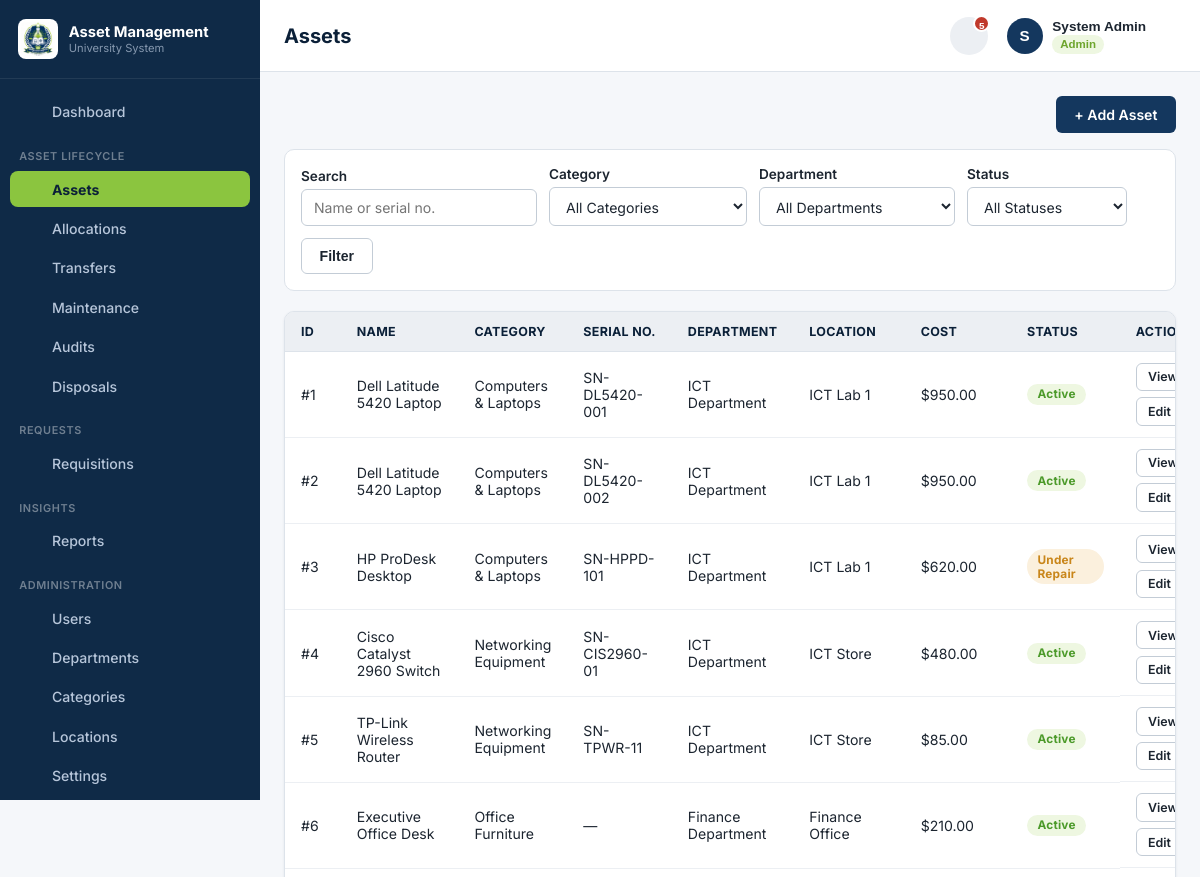
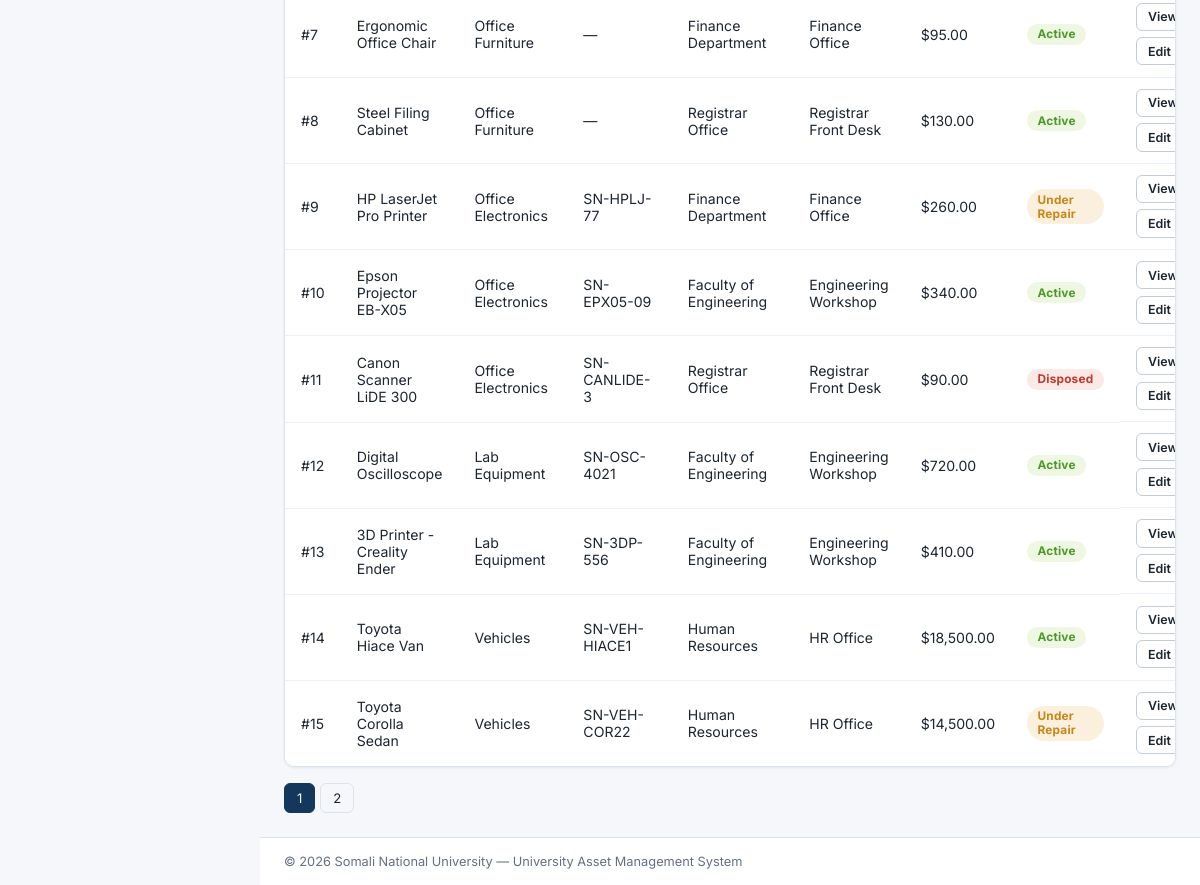
The page /modules/assets/list.php (signed in) on the database its author committed (2 pictures, top to bottom).
### tables this page shows
CREATE TABLE assets (
    asset_id         INT AUTO_INCREMENT PRIMARY KEY,
    name             VARCHAR(150) NOT NULL,
    category_id      INT NOT NULL,
    serial_no        VARCHAR(100) NULL,
    location_id      INT NULL,
    department_id    INT NULL COMMENT 'current custodian department',
    purchase_date    DATE NOT NULL,
    purchase_cost    DECIMAL(12,2) NOT NULL,
    warranty_expiry  DATE NULL,
    status           ENUM('active','under_repair','disposed') NOT NULL DEFAULT 'active',
    description      TEXT NULL,
    created_at       TIMESTAMP NOT NULL DEFAULT CURRENT_TIMESTAMP,
    updated_at       TIMESTAMP NOT NULL DEFAULT CURRENT_TIMESTAMP ON UPDATE CURRENT_TIMESTAMP,
    CONSTRAINT fk_assets_category FOREIGN KEY (category_id) REFERENCES categories(category_id)
        ON UPDATE CASCADE ON DELETE RESTRICT,
    CONSTRAINT fk_assets_location FOREIGN KEY (location_id) REFERENCES locations(location_id)
        ON UPDATE CASCADE ON DELETE SET NULL,
    CONSTRAINT fk_assets_department FOREIGN KEY (department_id) REFERENCES departments(department_id)
        ON UPDATE CASCADE ON DELETE SET NULL
);

CREATE TABLE categories (
    category_id    INT AUTO_INCREMENT PRIMARY KEY,
    category_name  VARCHAR(100) NOT NULL UNIQUE,
    description    TEXT NULL,
    created_at     TIMESTAMP NOT NULL DEFAULT CURRENT_TIMESTAMP,
    updated_at     TIMESTAMP NOT NULL DEFAULT CURRENT_TIMESTAMP ON UPDATE CURRENT_TIMESTAMP
);

CREATE TABLE departments (
    department_id    INT AUTO_INCREMENT PRIMARY KEY,
    department_name  VARCHAR(100) NOT NULL,
    head_id           INT NULL,
    location          VARCHAR(150) NULL,
    created_at        TIMESTAMP NOT NULL DEFAULT CURRENT_TIMESTAMP,
    updated_at        TIMESTAMP NOT NULL DEFAULT CURRENT_TIMESTAMP ON UPDATE CURRENT_TIMESTAMP
);

CREATE TABLE locations (
    location_id    INT AUTO_INCREMENT PRIMARY KEY,
    location_name  VARCHAR(100) NOT NULL,
    building       VARCHAR(100) NULL,
    room           VARCHAR(50) NULL,
    created_at     TIMESTAMP NOT NULL DEFAULT CURRENT_TIMESTAMP,
    updated_at     TIMESTAMP NOT NULL DEFAULT CURRENT_TIMESTAMP ON UPDATE CURRENT_TIMESTAMP
);

### includes/auth.php (called while the page is built, shortened)
<?php
function isLoggedIn(): bool
{
    return !empty($_SESSION['user_id']);
}
function hasRole(array $roles): bool
{
    return isLoggedIn() && in_array($_SESSION['role_name'], $roles, true);
}

### includes/bootstrap.php (called while the page is built, shortened)
<?php
require_once __DIR__ . '/../config/database.php';
require_once __DIR__ . '/auth.php';
require_once __DIR__ . '/functions.php';
setActiveLanguage(getSetting($pdo, 'language', 'en'));

### modules/assets/list.php (the view, shortened to what this page needs)
<?php
require_once __DIR__ . '/../../includes/bootstrap.php';
$canEdit = hasRole([ROLE_ADMIN, ROLE_OFFICER]);
$isHead  = hasRole([ROLE_HEAD]);
$q            = clean($_GET['q'] ?? '');
$page         = max(1, (int) ($_GET['page'] ?? 1));
$perPage      = max(5, (int) getSetting($pdo, 'records_per_page', '15'));
$offset       = ($page - 1) * $perPage;
$where  = [];
$params = [];
$whereSql = $where ? ('WHERE ' . implode(' AND ', $where)) : '';
$countStmt = $pdo->prepare("SELECT COUNT(*) FROM assets a $whereSql");
$countStmt->execute($params);
$totalRows  = (int) $countStmt->fetchColumn();
$totalPages = max(1, (int) ceil($totalRows / $perPage));
$sql = "SELECT a.*, c.category_name, d.department_name, l.location_name
        FROM assets a
        LEFT JOIN categories c ON c.category_id = a.category_id
        LEFT JOIN departments d ON d.department_id = a.department_id
        LEFT JOIN locations l ON l.location_id = a.location_id
        $whereSql
        ORDER BY a.asset_id ASC
        LIMIT :limit OFFSET :offset";
$stmt = $pdo->prepare($sql);
$stmt->bindValue(':limit', $perPage, PDO::PARAM_INT);
$stmt->bindValue(':offset', $offset, PDO::PARAM_INT);
$stmt->execute();
$assets = $stmt->fetchAll();
include __DIR__ . '/../../includes/layout/header.php';
?>
<div class="card-header">
    <?php if ($canEdit): ?>
        <a href="<?= APP_URL ?>/modules/assets/add.php" class="btn btn-primary">+ Add Asset</a>
    <?php endif; ?>
</div>
<form method="get" class="filter-bar">
    <div class="form-group">
        <label for="q">Search</label>
        <input type="search" id="q" name="q" placeholder="Name or serial no." value="<?= e($q) ?>">
    </div>
    <div class="form-group">
        <label for="category_id">Category</label>
        <select id="category_id" name="category_id">
            <option value="">All Categories</option>
        </select>
    </div>
    <?php if (!$isHead): ?>
    <div class="form-group">
        <label for="department_id">Department</label>
        <select id="department_id" name="department_id">
            <option value="">All Departments</option>
        </select>
    </div>
    <?php endif; ?>
    <div class="form-group">
        <label for="status">Status</label>
        <select id="status" name="status">
            <option value="">All Statuses</option>
        </select>
    </div>
    <div class="form-group">
        <button type="submit" class="btn btn-outline">Filter</button>
    </div>
</form>
<div class="table-wrap">
<table id="assetsTable">
    <thead>
        <tr>
            <th data-sort>ID</th>
            <th data-sort>Name</th>
            <th data-sort>Category</th>
            <th data-sort>Serial No.</th>
            <th data-sort>Department</th>
            <th data-sort>Location</th>
            <th data-sort>Cost</th>
            <th data-sort>Status</th>
            <th class="no-sort">Actions</th>
        </tr>
    </thead>
    <tbody>
    <?php foreach ($assets as $a): ?>
        <tr>
            <td>#<?= (int) $a['asset_id'] ?></td>
            <td><?= e($a['name']) ?></td>
            <td><?= e($a['category_name'] ?? '—') ?></td>
            <td><?= e($a['serial_no'] ?? '—') ?></td>
            <td><?= e($a['department_name'] ?? '—') ?></td>
            <td><?= e($a['location_name'] ?? '—') ?></td>
            <td><?= formatMoney($a['purchase_cost']) ?></td>
            <td><?= statusBadge($a['status']) ?></td>
            <td class="table-actions">
                <a class="btn btn-sm btn-outline" href="<?= APP_URL ?>/modules/assets/view.php?id=<?= (int) $a['asset_id'] ?>">View</a>
                <?php if ($canEdit): ?>
                    <a class="btn btn-sm btn-outline" href="<?= APP_URL ?>/modules/assets/edit.php?id=<?= (int) $a['asset_id'] ?>">Edit</a>
                <?php endif; ?>
            </td>
        </tr>
    <?php endforeach; ?>
    </tbody>
</table>
</div>
<?php if ($totalPages > 1): ?>
<div class="pagination">
    <?php
    $qs = $_GET;
    for ($p = 1; $p <= $totalPages; $p++):
        $qs['page'] = $p;
        $isCurrent = $p === $page;
    ?>
        <?php if ($isCurrent): ?>
            <span class="current"><?= $p ?></span>
        <?php else: ?>
            <a href="?<?= http_build_query($qs) ?>"><?= $p ?></a>
        <?php endif; ?>
    <?php endfor; ?>
</div>
<?php endif; ?>
<?php include __DIR__ . '/../../includes/layout/footer.php'; ?>

### includes/functions.php (shortened to what this page needs)
<?php
function e($value): string
{
    return htmlspecialchars((string) $value, ENT_QUOTES, 'UTF-8');
}
function clean($value): string
{
    return trim(strip_tags((string) $value));
}
function formatMoney($amount): string
{
    return '$' . number_format((float) $amount, 2);
}
function statusBadge(?string $status): string
{
    $key = strtolower($status);
    $success = ['active', 'found', 'approved', 'completed', 'issued', 'returned', 'success'];
    $warning = ['under_repair', 'pending', 'in_progress', 'repair'];
    $danger  = ['disposed', 'missing', 'rejected', 'damaged', 'inactive', 'failed'];
    if (in_array($key, $success, true)) {
        $class = 'badge-success';
    } elseif (in_array($key, $warning, true)) {
        $class = 'badge-warning';
    } elseif (in_array($key, $danger, true)) {
        $class = 'badge-danger';
    } else {
        $class = 'badge-neutral';
    }
    $label = ucwords(str_replace('_', ' ', $status));
    return '<span class="badge ' . $class . '">' . e($label) . '</span>';
}
function icon(string $name, string $class = ''): string
{
    $path = $paths[$name] ?? '';
    return '<svg class="icon ' . e($class) . '" viewBox="0 0 24 24" fill="none" stroke="currentColor" stroke-width="1.8" stroke-linecap="round" stroke-linejoin="round" aria-hidden="true">' . $path . '</svg>';
}
function getPendingAlerts(PDO $pdo): array
{
    $alerts = [];
    $isHead = hasRole([ROLE_HEAD]);
    $deptId = $_SESSION['department_id'] ?? null;
    $plural = fn (int $count) => (activeLanguage() === 'en' && $count !== 1) ? 's' : '';
    if ($isHead) {
        $stmt = $pdo->prepare(
            "SELECT COUNT(*) FROM asset_maintenance m JOIN assets a ON a.asset_id = m.asset_id
             WHERE m.status IN ('pending','in_progress') AND a.department_id = :dept"
        );
        $stmt->execute(['dept' => $deptId]);
        $maintenanceCount = (int) $stmt->fetchColumn();
    } else {
        $maintenanceCount = (int) $pdo->query("SELECT COUNT(*) FROM asset_maintenance WHERE status IN ('pending','in_progress')")->fetchColumn();
    }
    if ($maintenanceCount > 0) {
        $alerts[] = ['count' => $maintenanceCount, 'text' => $maintenanceCount . ' ' . t('alert.maintenance') . $plural($maintenanceCount), 'url' => APP_URL . '/modules/maintenance/list.php'];
    }
    if (hasRole([ROLE_ADMIN, ROLE_OFFICER, ROLE_TOPMGMT])) {
        $disposalCount = (int) $pdo->query("SELECT COUNT(*) FROM asset_disposals WHERE status = 'pending'")->fetchColumn();
        if ($disposalCount > 0) {
            $alerts[] = ['count' => $disposalCount, 'text' => $disposalCount . ' ' . t('alert.disposal') . $plural($disposalCount), 'url' => APP_URL . '/modules/disposals/list.php'];
        }
    }
    if (hasRole([ROLE_ADMIN, ROLE_OFFICER])) {
        $requisitionCount = (int) $pdo->query("SELECT COUNT(*) FROM requisitions WHERE status = 'pending'")->fetchColumn();
    } elseif ($isHead) {
        $stmt = $pdo->prepare("SELECT COUNT(*) FROM requisitions WHERE status = 'pending' AND department_id = :dept");
        $stmt->execute(['dept' => $deptId]);
        $requisitionCount = (int) $stmt->fetchColumn();
    } else {
        $requisitionCount = 0;
    }
    if ($requisitionCount > 0) {
        $alerts[] = ['count' => $requisitionCount, 'text' => $requisitionCount . ' ' . t('alert.requisition') . $plural($requisitionCount), 'url' => APP_URL . '/modules/requisitions/list.php'];
    }
    return $alerts;
}
function getAllSettings(PDO $pdo): array
{
    static $settings = null;
    if ($settings === null) {
        $settings = [];
        $stmt = $pdo->query('SELECT setting_key, setting_value FROM settings');
        foreach ($stmt->fetchAll() as $row) {
            $settings[$row['setting_key']] = $row['setting_value'];
        }
    }
    return $settings;
}
function getSetting(PDO $pdo, string $key, string $default = ''): string
{
    $all = getAllSettings($pdo);
    return $all[$key] ?? $default;
}

### static/css/style.css (style rules this page uses)
:root { --color-sidebar-bg: #0f2a47; --color-sidebar-bg-active: #16385e; --color-sidebar-text: #b7c6da; --color-sidebar-text-active: #ffffff; --color-primary: #14375e; --color-primary-dark: #0b2038; --color-primary-light: #e8edf3; --color-accent: #8bc53f; --color-accent-dark: #6ea52d; --color-accent-light: #eef7e1; --color-white: #ffffff; --color-gray-50: #f5f7fa; --color-gray-100: #eceff3; --color-gray-200: #dde3ea; --color-gray-300: #c3ccd6; --color-gray-500: #7c8898; --color-gray-700: #444e5c; --color-text: #1c2530; --color-text-muted: #647084; --color-success: #4c9a2a; --color-success-bg: #eef7e1; --color-warning: #c9861a; --color-warning-bg: #fbf0dd; --color-danger: #c0392b; --color-danger-bg: #fbe9e7; --color-neutral-bg: #eceff3; --radius: 10px; --shadow-sm: 0 1px 3px rgba(15, 42, 71, 0.08); --shadow-md: 0 8px 24px rgba(15, 42, 71, 0.14); --sidebar-width: 260px; }
* { box-sizing: border-box; }
body { margin: 0; font-family: 'Inter', 'Segoe UI', Tahoma, Geneva, Verdana, sans-serif; background: var(--color-gray-50); color: var(--color-text); font-size: 14.5px; }
a { color: var(--color-primary); text-decoration: none; }
.icon { width: 1.15em; height: 1.15em; vertical-align: -0.2em; flex-shrink: 0; }
.caret .icon { width: 0.9em; height: 0.9em; }
.card-header { display: flex; align-items: center; justify-content: space-between; margin-bottom: 1rem; }
.btn { display: inline-flex; align-items: center; justify-content: center; gap: 0.4rem; padding: 0.55rem 1.1rem; border-radius: 6px; border: 1px solid transparent; font-size: 0.88rem; font-weight: 600; cursor: pointer; text-decoration: none; }
.btn-primary { background: var(--color-primary); color: #fff; }
.btn-outline { background: transparent; border-color: var(--color-gray-300); color: var(--color-text); }
.btn-sm { padding: 0.35rem 0.7rem; font-size: 0.78rem; }
.form-group { margin-bottom: 1rem; }
label { display: block; font-size: 0.85rem; font-weight: 600; margin-bottom: 0.35rem; color: var(--color-text); }
input[type="text"], input[type="email"], input[type="password"], input[type="number"], input[type="date"], input[type="search"], select, textarea { width: 100%; padding: 0.55rem 0.75rem; border: 1px solid var(--color-gray-300); border-radius: 6px; font-size: 0.88rem; font-family: inherit; background: var(--color-white); color: var(--color-text); }
.filter-bar { display: flex; flex-wrap: wrap; gap: 0.75rem; align-items: end; background: var(--color-white); border: 1px solid var(--color-gray-200); border-radius: var(--radius); padding: 1rem; margin-bottom: 1.25rem; }
.filter-bar .form-group { margin-bottom: 0; min-width: 160px; }
.table-wrap { background: var(--color-white); border: 1px solid var(--color-gray-200); border-radius: var(--radius); overflow-x: auto; box-shadow: var(--shadow-sm); }
table { width: 100%; border-collapse: collapse; font-size: 0.88rem; }
thead th { background: var(--color-gray-100); color: var(--color-primary-dark); text-align: left; padding: 0.75rem 1rem; font-size: 0.78rem; text-transform: uppercase; letter-spacing: 0.3px; border-bottom: 1px solid var(--color-gray-200); cursor: pointer; white-space: nowrap; }
thead th.no-sort { cursor: default; }
tbody td { padding: 0.7rem 1rem; border-bottom: 1px solid var(--color-gray-100); vertical-align: middle; }
tbody tr:last-child td { border-bottom: none; }
.table-actions { display: flex; gap: 0.4rem; flex-wrap: wrap; }
.badge { display: inline-block; padding: 0.22rem 0.65rem; border-radius: 20px; font-size: 0.74rem; font-weight: 700; letter-spacing: 0.2px; }
.badge-success { background: var(--color-success-bg); color: var(--color-success); }
.badge-warning { background: var(--color-warning-bg); color: var(--color-warning); }
.badge-danger { background: var(--color-danger-bg); color: var(--color-danger); }
.pagination { display: flex; gap: 0.3rem; margin-top: 1rem; flex-wrap: wrap; }
.pagination a, .pagination span { padding: 0.4rem 0.75rem; border-radius: 6px; border: 1px solid var(--color-gray-200); font-size: 0.82rem; color: var(--color-text); }
.pagination .current { background: var(--color-primary); color: #fff; border-color: var(--color-primary); }

### rows shown on the page
assets: asset_id "1", name "Dell Latitude 5420 Laptop", category.category_name "Computers & Laptops", serial_no "SN-DL5420-001", department.department_name "ICT Department", location.location_name "ICT Lab 1", purchase_cost "$950.00", status "Active"
assets: asset_id "2", name "Dell Latitude 5420 Laptop", category.category_name "Computers & Laptops", serial_no "SN-DL5420-002", department.department_name "ICT Department", location.location_name "ICT Lab 1", purchase_cost "$950.00", status "Active"
assets: asset_id "3", name "HP ProDesk Desktop", category.category_name "Computers & Laptops", serial_no "SN-HPPD-101", department.department_name "ICT Department", location.location_name "ICT Lab 1", purchase_cost "$620.00", status "Under Repair"
assets: asset_id "4", name "Cisco Catalyst 2960 Switch", category.category_name "Networking Equipment", serial_no "SN-CIS2960-01", department.department_name "ICT Department", location.location_name "ICT Store", purchase_cost "$480.00", status "Active"
assets: asset_id "5", name "TP-Link Wireless Router", category.category_name "Networking Equipment", serial_no "SN-TPWR-11", department.department_name "ICT Department", location.location_name "ICT Store", purchase_cost "$85.00", status "Active"
assets: asset_id "6", name "Executive Office Desk", category.category_name "Office Furniture", serial_no "—", department.department_name "Finance Department", location.location_name "Finance Office", purchase_cost "$210.00", status "Active"
assets: asset_id "7", name "Ergonomic Office Chair", category.category_name "Office Furniture", serial_no "—", department.department_name "Finance Department", location.location_name "Finance Office", purchase_cost "$95.00", status "Active"
assets: asset_id "8", name "Steel Filing Cabinet", category.category_name "Office Furniture", serial_no "—", department.department_name "Registrar Office", location.location_name "Registrar Front Desk", purchase_cost "$130.00", status "Active"
assets: asset_id "9", name "HP LaserJet Pro Printer", category.category_name "Office Electronics", serial_no "SN-HPLJ-77", department.department_name "Finance Department", location.location_name "Finance Office", purchase_cost "$260.00", status "Under Repair"
assets: asset_id "10", name "Epson Projector EB-X05", category.category_name "Office Electronics", serial_no "SN-EPX05-09", department.department_name "Faculty of Engineering", location.location_name "Engineering Workshop", purchase_cost "$340.00", status "Active"
assets: asset_id "11", name "Canon Scanner LiDE 300", category.category_name "Office Electronics", serial_no "SN-CANLIDE-3", department.department_name "Registrar Office", location.location_name "Registrar Front Desk", purchase_cost "$90.00", status "Disposed"
assets: asset_id "12", name "Digital Oscilloscope", category.category_name "Lab Equipment", serial_no "SN-OSC-4021", department.department_name "Faculty of Engineering", location.location_name "Engineering Workshop", purchase_cost "$720.00", status "Active"
assets: asset_id "13", name "3D Printer - Creality Ender", category.category_name "Lab Equipment", serial_no "SN-3DP-556", department.department_name "Faculty of Engineering", location.location_name "Engineering Workshop", purchase_cost "$410.00", status "Active"
assets: asset_id "14", name "Toyota Hiace Van", category.category_name "Vehicles", serial_no "SN-VEH-HIACE1", department.department_name "Human Resources", location.location_name "HR Office", purchase_cost "$18,500.00", status "Active"
assets: asset_id "15", name "Toyota Corolla Sedan", category.category_name "Vehicles", serial_no "SN-VEH-COR22", department.department_name "Human Resources", location.location_name "HR Office", purchase_cost "$14,500.00", status "Under Repair"

### other values the page prints
t('brand.title') "Asset Management"
t('brand.subtitle') "University System"
$label "Dashboard Assets Allocations Transfers Maintenance Audits Disposals Requisitions Reports Users Departments Categories Locations Settings"
t('nav.section.assets') "ASSET LIFECYCLE"
t('nav.section.requests') "REQUESTS"
t('nav.section.insights') "INSIGHTS"
t('nav.section.admin') "ADMINISTRATION"
$pageTitle "Assets"
$pendingAlertTotal "5"
mb_strtoupper(mb_substr($user['name'] ?? 'A', 0, 1)) "S"
$user['name'] "System Admin"
$user['role_name'] "Admin"
$uniName "Somali National University"
t('footer.system_name') "University Asset Management System"
